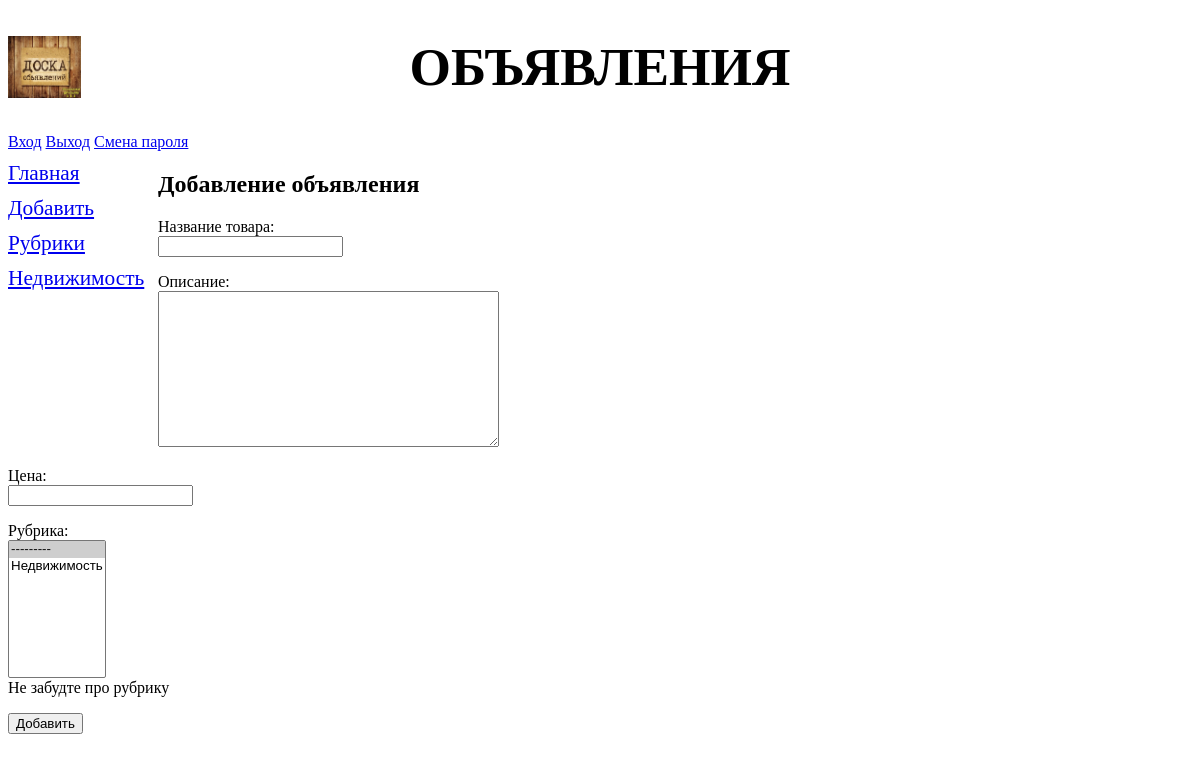
The page /bboard/add/ on the database as committed earlier.
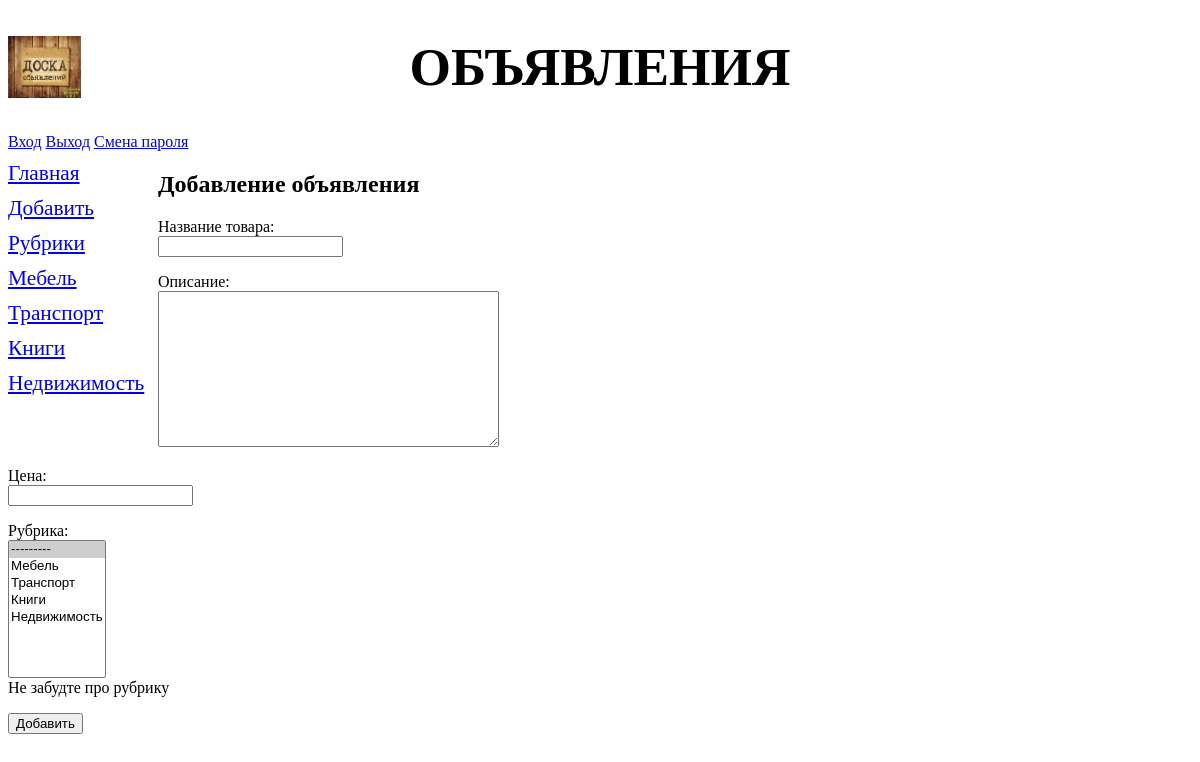
The same page on the database as committed later.
### bboard/models.py (models this page shows)
class Rubric(models.Model):
    name = models.CharField(max_length=20, db_index=True, verbose_name='Название')
    order = models.SmallIntegerField(default=0, db_index=True)
    objects = models.Manager()
    bbs = RubricManager()
    def __str__(self):
        return self.name
    class Meta:
        verbose_name_plural = 'Рубрики'
        verbose_name = 'Рубрика'
        ordering = ['order', 'name']

### bboard/views.py (the view)
# urls.py: path('add/', BbCreateView.as_view(), name='add'),
class BbCreateView(CreateView):
    template_name = 'bboard/create.html'
    form_class = BbForm
    success_url = '/bboard/'
    def get_context_data(self, **kwargs):
        context = super().get_context_data(**kwargs)
        context['rubrics'] = Rubric.objects.all()
        return context

### bboard/forms.py (shortened to what this page needs)
class BbForm(forms.ModelForm):
    title = forms.CharField(label='Название товара', validators=[validators.RegexValidator(regex='^.{4,}$')],
                            error_messages={'invalid': 'Короткое название'})
    price = forms.DecimalField(label='Цена', decimal_places=2)
    rubric = forms.ModelChoiceField(queryset=Rubric.objects.all(), label='Рубрика',
                                    help_text='Не забудте про рубрику', widget=forms.widgets.Select(attrs={'size': 8}))
    class Meta:
        model = Bb
        fields = ('title', 'content', 'price', 'rubric')
        labels = {'title': 'Название товара'}

### bboard/templates/bboard/create.html (shortened to what this page needs)
{% extends "layout/base.html" %}
{% block content %}
<h2>Добавление объявления</h2>
<form method="post">
    {% for field in form.visible_fields %}
    <p>{{ field.label_tag }}<br>{{ field }}<br>{{ field.help_text }}</p>
    {% endfor %}
    <input type="submit" value="Добавить">
</form>
{% endblock %}

### bboard/templates/layout/base.html (shortened to what this page needs)
<!DOCTYPE html>
{% load static %}
<html lang="ru">
<head>
    <link rel="stylesheet" type="text/css" href="{% static 'bboard/style.css' %}">
</head>
<body>
    <header>
        <h1>Объявления</h1>
        <a href="{% url 'login' %}">Вход</a>
        <a href="{% url 'logout' %}">Выход</a>
        <a href="{% url 'password_change' %}">Смена пароля</a>
    </header>
    <nav>
        <a href="{% url 'index' %}">Главная</a>
        <a href="{% url 'add' %}">Добавить</a>
        <a href="{% url 'rubrics' %}">Рубрики</a>
        {% for rubric in rubrics %}
        <a href="{% url 'by_rubric' rubric.pk %}">
            {{ rubric.name }}</a>
        {% endfor %}
    </nav>
    <section>
        {% block content %}
        {% endblock %}
    </section>
</body>
</html>

Rows that differ between the two databases and show on the page:
added Rubric: name "Мебель"
added Rubric: name "Транспорт"
added Rubric: name "Книги"
Other text that changed with them:
form field rubric: "--------- ☑ / Недвижимость" → "--------- ☑ / Мебель / Транспорт / Книги / Недвижимость"
